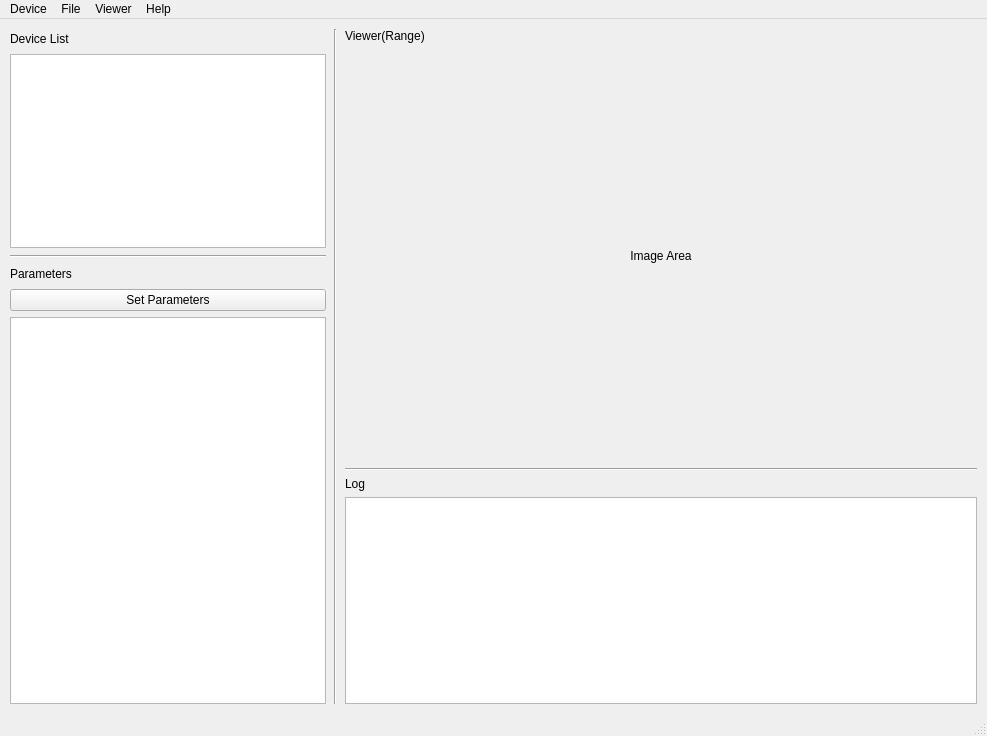
<?xml version="1.0" encoding="UTF-8"?>
<ui version="4.0">
 <class>MainWindow</class>
 <widget class="QMainWindow" name="MainWindow">
  <property name="geometry">
   <rect>
    <x>0</x>
    <y>0</y>
    <width>987</width>
    <height>736</height>
   </rect>
  </property>
  <property name="sizePolicy">
   <sizepolicy hsizetype="Expanding" vsizetype="Expanding">
    <horstretch>0</horstretch>
    <verstretch>0</verstretch>
   </sizepolicy>
  </property>
  <property name="windowTitle">
   <string notr="true">Ranger3Studio</string>
  </property>
  <property name="windowIcon">
   <iconset>
    <normaloff>ICON_R3.png</normaloff>ICON_R3.png</iconset>
  </property>
  <widget class="QWidget" name="centralwidget">
   <property name="sizePolicy">
    <sizepolicy hsizetype="Expanding" vsizetype="Expanding">
     <horstretch>0</horstretch>
     <verstretch>0</verstretch>
    </sizepolicy>
   </property>
   <property name="layoutDirection">
    <enum>Qt::LeftToRight</enum>
   </property>
   <layout class="QGridLayout" name="gridLayout">
    <item row="0" column="0">
     <layout class="QHBoxLayout" name="horizontalLayout" stretch="50,1,100">
      <property name="sizeConstraint">
       <enum>QLayout::SetDefaultConstraint</enum>
      </property>
      <property name="leftMargin">
       <number>1</number>
      </property>
      <property name="topMargin">
       <number>1</number>
      </property>
      <property name="rightMargin">
       <number>1</number>
      </property>
      <property name="bottomMargin">
       <number>1</number>
      </property>
      <item>
       <layout class="QVBoxLayout" name="verticalLayout" stretch="5,50,1,5,0,100">
        <property name="sizeConstraint">
         <enum>QLayout::SetNoConstraint</enum>
        </property>
        <item>
         <widget class="QLabel" name="label">
          <property name="sizePolicy">
           <sizepolicy hsizetype="Expanding" vsizetype="Expanding">
            <horstretch>0</horstretch>
            <verstretch>0</verstretch>
           </sizepolicy>
          </property>
          <property name="text">
           <string>Device List</string>
          </property>
         </widget>
        </item>
        <item>
         <widget class="QListView" name="listView_Device">
          <property name="sizePolicy">
           <sizepolicy hsizetype="Expanding" vsizetype="Expanding">
            <horstretch>0</horstretch>
            <verstretch>0</verstretch>
           </sizepolicy>
          </property>
         </widget>
        </item>
        <item>
         <widget class="Line" name="line_2">
          <property name="sizePolicy">
           <sizepolicy hsizetype="Expanding" vsizetype="Expanding">
            <horstretch>0</horstretch>
            <verstretch>0</verstretch>
           </sizepolicy>
          </property>
          <property name="orientation">
           <enum>Qt::Horizontal</enum>
          </property>
         </widget>
        </item>
        <item>
         <widget class="QLabel" name="label_2">
          <property name="sizePolicy">
           <sizepolicy hsizetype="Expanding" vsizetype="Expanding">
            <horstretch>0</horstretch>
            <verstretch>0</verstretch>
           </sizepolicy>
          </property>
          <property name="text">
           <string>Parameters</string>
          </property>
         </widget>
        </item>
        <item>
         <widget class="QPushButton" name="pushButton_setParam">
          <property name="text">
           <string>Set Parameters</string>
          </property>
         </widget>
        </item>
        <item>
         <widget class="QTreeView" name="treeView_Parameters">
          <property name="sizePolicy">
           <sizepolicy hsizetype="Expanding" vsizetype="Expanding">
            <horstretch>0</horstretch>
            <verstretch>0</verstretch>
           </sizepolicy>
          </property>
         </widget>
        </item>
       </layout>
      </item>
      <item>
       <widget class="Line" name="line">
        <property name="sizePolicy">
         <sizepolicy hsizetype="Expanding" vsizetype="Expanding">
          <horstretch>0</horstretch>
          <verstretch>0</verstretch>
         </sizepolicy>
        </property>
        <property name="orientation">
         <enum>Qt::Vertical</enum>
        </property>
       </widget>
      </item>
      <item>
       <layout class="QVBoxLayout" name="verticalLayout_2" stretch="1,100,0,1,50">
        <property name="sizeConstraint">
         <enum>QLayout::SetNoConstraint</enum>
        </property>
        <item>
         <widget class="QLabel" name="label_viewer">
          <property name="sizePolicy">
           <sizepolicy hsizetype="Expanding" vsizetype="Expanding">
            <horstretch>0</horstretch>
            <verstretch>0</verstretch>
           </sizepolicy>
          </property>
          <property name="text">
           <string>Viewer(Range)</string>
          </property>
         </widget>
        </item>
        <item>
         <widget class="QLabel" name="label_Image">
          <property name="sizePolicy">
           <sizepolicy hsizetype="Expanding" vsizetype="Expanding">
            <horstretch>0</horstretch>
            <verstretch>0</verstretch>
           </sizepolicy>
          </property>
          <property name="layoutDirection">
           <enum>Qt::LeftToRight</enum>
          </property>
          <property name="text">
           <string>Image Area</string>
          </property>
          <property name="alignment">
           <set>Qt::AlignCenter</set>
          </property>
         </widget>
        </item>
        <item>
         <widget class="Line" name="line_3">
          <property name="orientation">
           <enum>Qt::Horizontal</enum>
          </property>
         </widget>
        </item>
        <item>
         <widget class="QLabel" name="label_4">
          <property name="text">
           <string>Log</string>
          </property>
         </widget>
        </item>
        <item>
         <widget class="QTextEdit" name="textEdit_Log">
          <property name="readOnly">
           <bool>true</bool>
          </property>
         </widget>
        </item>
       </layout>
      </item>
     </layout>
    </item>
   </layout>
  </widget>
  <widget class="QMenuBar" name="menubar">
   <property name="geometry">
    <rect>
     <x>0</x>
     <y>0</y>
     <width>987</width>
     <height>22</height>
    </rect>
   </property>
   <widget class="QMenu" name="menuFile_device">
    <property name="title">
     <string>Device</string>
    </property>
    <addaction name="separator"/>
    <addaction name="actionScan_Device"/>
    <addaction name="separator"/>
    <addaction name="actionOperation"/>
    <addaction name="actionStart2"/>
    <addaction name="separator"/>
    <addaction name="actionExport_Parameters"/>
    <addaction name="actionImport_Parameter"/>
    <addaction name="separator"/>
    <addaction name="actionLoad_Calibration_File"/>
   </widget>
   <widget class="QMenu" name="menuFile_2">
    <property name="title">
     <string>File</string>
    </property>
    <addaction name="actionLoad_Image"/>
    <addaction name="actionSave_Image"/>
    <addaction name="separator"/>
    <addaction name="actionCalibrate_image"/>
   </widget>
   <widget class="QMenu" name="menuHelp">
    <property name="title">
     <string>Help</string>
    </property>
    <addaction name="actionVersion"/>
   </widget>
   <widget class="QMenu" name="menuViewer">
    <property name="sizePolicy">
     <sizepolicy hsizetype="Preferred" vsizetype="Preferred">
      <horstretch>0</horstretch>
      <verstretch>0</verstretch>
     </sizepolicy>
    </property>
    <property name="title">
     <string>Viewer</string>
    </property>
    <addaction name="actionPlaceHolder0"/>
    <addaction name="actionSensor"/>
    <addaction name="actionRange"/>
    <addaction name="actionReflectance"/>
    <addaction name="actionScatter"/>
    <addaction name="actionPlaceHolder1"/>
    <addaction name="actionChunkData_Mark"/>
    <addaction name="actionCalibrated_Range"/>
    <addaction name="actionCalibrated_Reflectance"/>
    <addaction name="actionPlaceHolder2"/>
    <addaction name="actionCalibrated_Scatter8"/>
    <addaction name="separator"/>
    <addaction name="action3D"/>
   </widget>
   <addaction name="menuFile_device"/>
   <addaction name="menuFile_2"/>
   <addaction name="menuViewer"/>
   <addaction name="menuHelp"/>
  </widget>
  <widget class="QStatusBar" name="statusbar"/>
  <action name="actionScan_Device">
   <property name="text">
    <string>Scan Device</string>
   </property>
  </action>
  <action name="actionOperation">
   <property name="text">
    <string>Connect</string>
   </property>
  </action>
  <action name="actionExport_Parameters">
   <property name="text">
    <string>Export Parameters</string>
   </property>
  </action>
  <action name="actionImport_Parameter">
   <property name="text">
    <string>Import Parameter</string>
   </property>
  </action>
  <action name="actionLoad_Calibration_File">
   <property name="text">
    <string>Load Calibration File</string>
   </property>
  </action>
  <action name="actionLoad_Image">
   <property name="text">
    <string>Load Image</string>
   </property>
  </action>
  <action name="actionSave_Image">
   <property name="text">
    <string>Save Image</string>
   </property>
  </action>
  <action name="actionCalibrate_image">
   <property name="text">
    <string>Calibrate Image</string>
   </property>
  </action>
  <action name="actionRange">
   <property name="checkable">
    <bool>false</bool>
   </property>
   <property name="text">
    <string notr="true">Range</string>
   </property>
  </action>
  <action name="actionReflectance">
   <property name="text">
    <string>Reflectance</string>
   </property>
  </action>
  <action name="action3D">
   <property name="text">
    <string>3D</string>
   </property>
  </action>
  <action name="actionVersion">
   <property name="text">
    <string>Version</string>
   </property>
  </action>
  <action name="actionScatter">
   <property name="text">
    <string>Scatter8</string>
   </property>
  </action>
  <action name="actionStart2">
   <property name="text">
    <string>Start</string>
   </property>
  </action>
  <action name="actionSensor">
   <property name="text">
    <string>Sensor</string>
   </property>
  </action>
  <action name="actionPlaceHolder0">
   <property name="text">
    <string>*NULL</string>
   </property>
  </action>
  <action name="actionPlaceHolder1">
   <property name="text">
    <string>*NULL</string>
   </property>
  </action>
  <action name="actionChunkData_Mark">
   <property name="text">
    <string>ChunkData/Mark</string>
   </property>
  </action>
  <action name="actionPlaceHolder2">
   <property name="text">
    <string>*NULL</string>
   </property>
  </action>
  <action name="actionCalibrated_Range">
   <property name="text">
    <string>Calibrated Range</string>
   </property>
  </action>
  <action name="actionCalibrated_Reflectance">
   <property name="text">
    <string>Calibrated Reflectance</string>
   </property>
  </action>
  <action name="actionCalibrated_Scatter8">
   <property name="text">
    <string>Calibrated Scatter8</string>
   </property>
  </action>
 </widget>
 <resources/>
 <connections/>
</ui>
